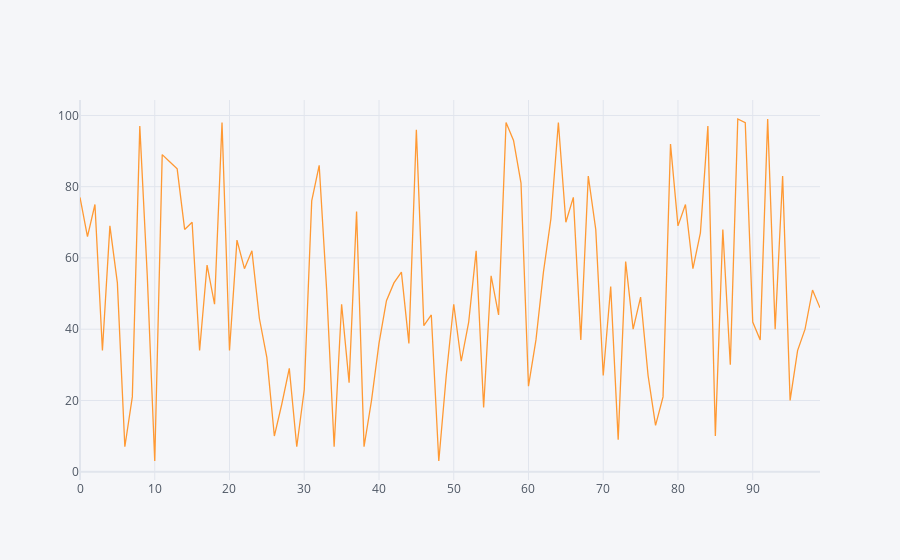

Write notebook code for a chart like this one.
### Code cell
df1.iplot()

### Figure 1 — Plotly figure (JSON) as saved in the notebook; plotly's stock layout.template omitted (floating-point values rounded to 4 significant figures)
{"data": [{"line": {"color": "rgba(255, 153, 51, 1.0)", "dash": "solid", "shape": "linear", "width": 1.3}, "mode": "lines", "name": "0", "text": "", "type": "scatter", "x": [0, 1, 2, 3, 4, 5, 6, 7, 8, 9, 10, 11, 12, 13, 14, 15, 16, 17, 18, 19, 20, 21, 22, 23, 24, 25, 26, 27, 28, 29, 30, 31, 32, 33, 34, 35, 36, 37, 38, 39, 40, 41, 42, 43, 44, 45, 46, 47, 48, 49, 50, 51, 52, 53, 54, 55, 56, 57, 58, 59, 60, 61, 62, 63, 64, 65, 66, 67, 68, 69, 70, 71, 72, 73, 74, 75, 76, 77, 78, 79, 80, 81, 82, 83, 84, 85, 86, 87, 88, 89, 90, 91, 92, 93, 94, 95, 96, 97, 98, 99], "y": [77, 66, 75, 34, 69, 53, 7, 21, 97, 55, 3, 89, 87, 85, 68, 70, 34, 58, 47, 98, 34, 65, 57, 62, 43, 32, 10, 19, 29, 7, 23, 76, 86, 51, 7, 47, 25, 73, 7, 20, 36, 48, 53, 56, 36, 96, 41, 44, 3, 27, 47, 31, 42, 62, 18, 55, 44, 98, 93, 81, 24, 37, 56, 71, 98, 70, 77, 37, 83, 68, 27, 52, 9, 59, 40, 49, 27, 13, 21, 92, 69, 75, 57, 67, 97, 10, 68, 30, 99, 98, 42, 37, 99, 40, 83, 20, 34, 40, 51, 46]}], "layout": {"legend": {"bgcolor": "#F5F6F9", "font": {"color": "#4D5663"}}, "paper_bgcolor": "#F5F6F9", "plot_bgcolor": "#F5F6F9", "title": {"font": {"color": "#4D5663"}}, "xaxis": {"gridcolor": "#E1E5ED", "showgrid": true, "tickfont": {"color": "#4D5663"}, "title": {"font": {"color": "#4D5663"}, "text": ""}, "zerolinecolor": "#E1E5ED"}, "yaxis": {"gridcolor": "#E1E5ED", "showgrid": true, "tickfont": {"color": "#4D5663"}, "title": {"font": {"color": "#4D5663"}, "text": ""}, "zerolinecolor": "#E1E5ED"}}}
